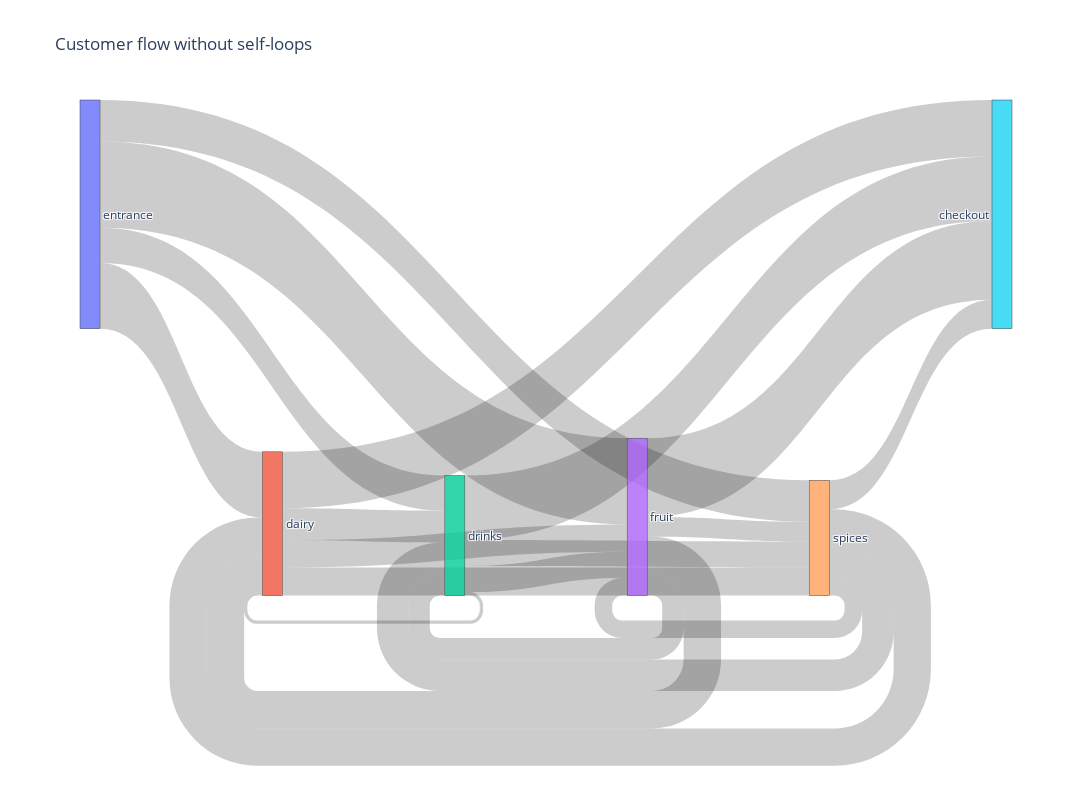

Source (notebook cell):
### Markdown cell above
### Plot again

### Code cell
fig = go.Figure(
    go.Sankey(
        node=dict(
            label=list(mapping.keys()),
        ),
        link=dict(
            source=df2["source"],
            target=df2["target"],
            value=df2["value"],
        ),
    )
)

fig.update_layout(title_text="Customer flow without self-loops", width=1200, height=800)
fig.show()

### Figure 1 — Plotly figure (JSON) as saved in the notebook; plotly's stock layout.template omitted (floating-point values rounded to 4 significant figures)
{"data": [{"link": {"source": [1, 2, 0, 3, 4, 2, 0, 3, 4, 1, 0, 3, 4, 1, 2, 0, 4, 1, 2, 0, 3], "target": [5, 5, 5, 5, 5, 1, 1, 1, 1, 2, 2, 2, 2, 3, 3, 3, 3, 4, 4, 4, 4], "value": [1839, 2098, 0, 2562, 946, 106, 2141, 1219, 1213, 1041, 1143, 697, 1024, 886, 855, 2810, 571, 913, 846, 1351, 644]}, "node": {"label": ["entrance", "dairy", "drinks", "fruit", "spices", "checkout"]}, "type": "sankey"}], "layout": {"height": 800, "title": {"text": "Customer flow without self-loops"}, "width": 1200}}
